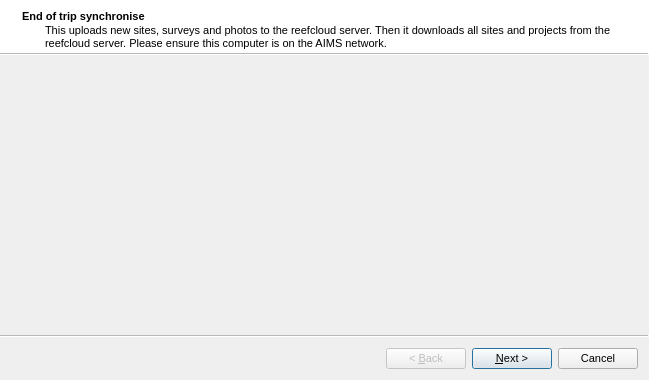
<?xml version="1.0" encoding="UTF-8"?>
<ui version="4.0">
 <class>Wizard</class>
 <widget class="QWizard" name="Wizard">
  <property name="windowModality">
   <enum>Qt::WindowModal</enum>
  </property>
  <property name="geometry">
   <rect>
    <x>0</x>
    <y>0</y>
    <width>649</width>
    <height>380</height>
   </rect>
  </property>
  <property name="font">
   <font>
    <pointsize>8</pointsize>
   </font>
  </property>
  <property name="windowTitle">
   <string>Wizard</string>
  </property>
  <property name="wizardStyle">
   <enum>QWizard::ModernStyle</enum>
  </property>
  <widget class="QWizardPage" name="wizardPageStart">
   <property name="font">
    <font>
     <pointsize>8</pointsize>
    </font>
   </property>
   <property name="title">
    <string>End of trip synchronise</string>
   </property>
   <property name="subTitle">
    <string>This uploads new sites, surveys and photos to the reefcloud server. Then it downloads all sites and projects from the reefcloud server. Please ensure this computer is on the AIMS network.</string>
   </property>
  </widget>
  <widget class="QWizardPage" name="wizardPageFinished">
   <property name="title">
    <string>Synchronise finished</string>
   </property>
   <property name="subTitle">
    <string>All finished</string>
   </property>
  </widget>
 </widget>
 <resources/>
 <connections/>
</ui>
